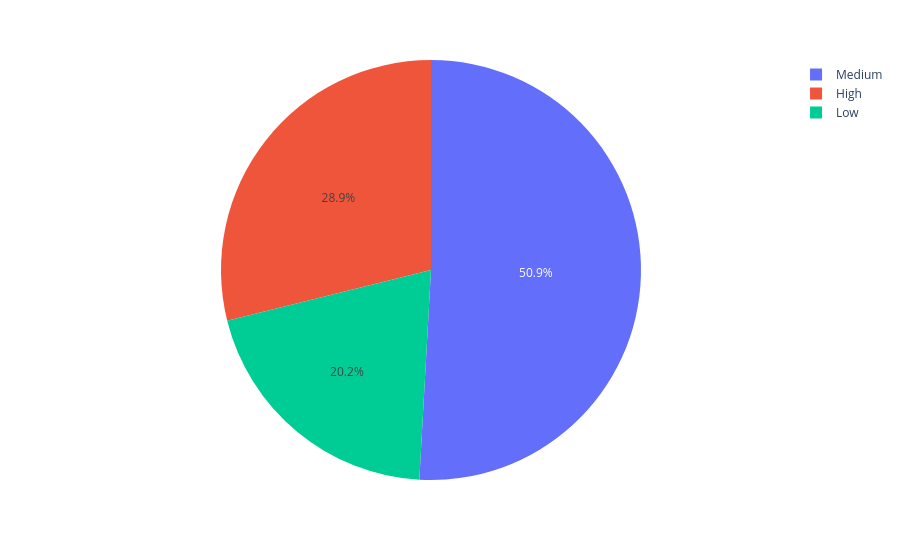

Notebook cell for this chart:
### Code cell
px.pie(df,names='Parental_Involvement').show()

### Figure 1 — Plotly figure (JSON) as saved in the notebook; plotly's stock layout.template omitted (floating-point values rounded to 4 significant figures; data arrays with more than 128 entries replaced by an {"elided": "..."} marker saying what was removed)
{"data": [{"domain": {"x": [0, 1], "y": [0, 1]}, "hovertemplate": "Parental_Involvement=%{label}<extra></extra>", "labels": {"elided": "6607 str values"}, "legendgroup": "", "name": "", "showlegend": true, "type": "pie"}], "layout": {"legend": {"tracegroupgap": 0}, "margin": {"t": 60}}}
